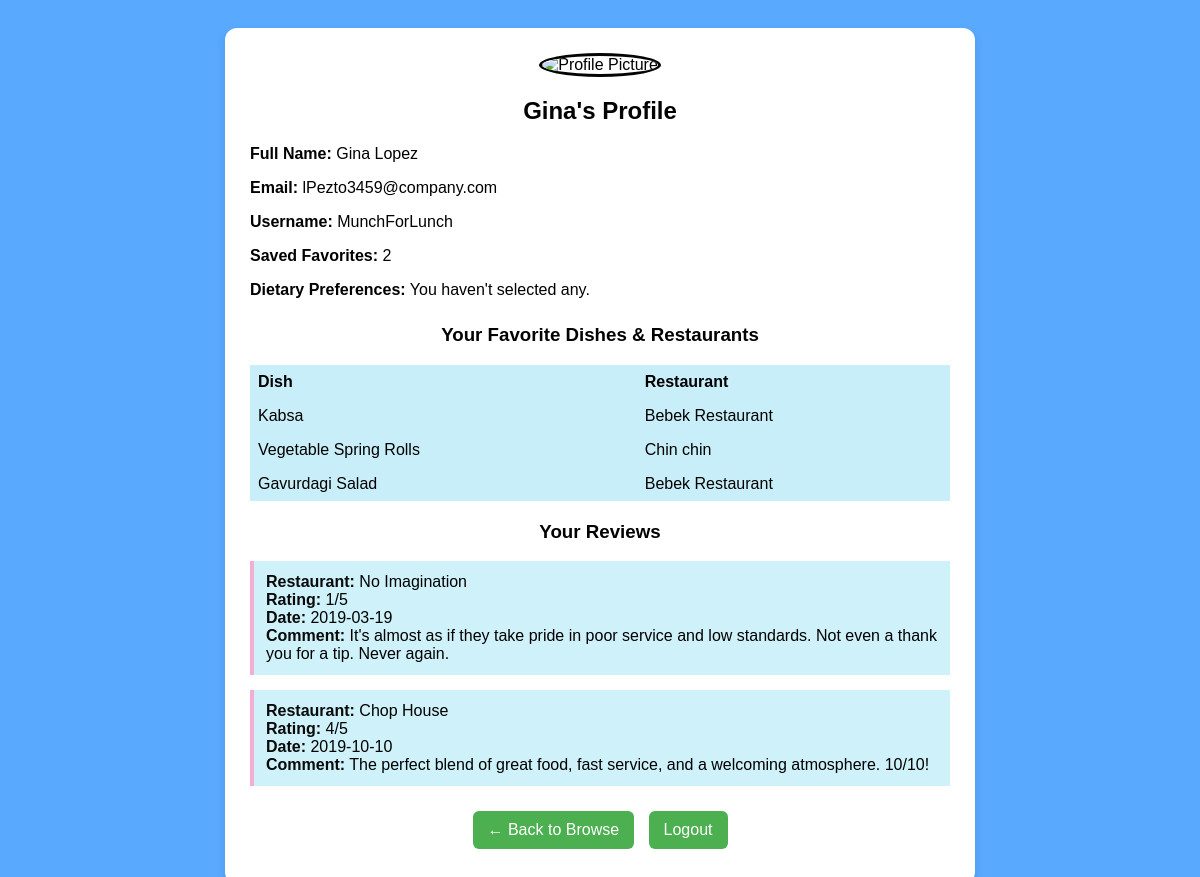
The page /usProfile.php (signed in) on the database its author committed.
### tables this page shows
CREATE TABLE `Users` (
  `userID` int(11) NOT NULL,
  `firstName` varchar(25) NOT NULL,
  `lastName` varchar(35) NOT NULL,
  `email` varchar(35) NOT NULL,
  `username` varchar(20) NOT NULL,
  `userPassword` varchar(255) NOT NULL
);

CREATE TABLE `Dish` (
  `dishID` int(11) NOT NULL,
  `restaurantID` int(11) DEFAULT NULL,
  `name` varchar(40) NOT NULL,
  `price` float DEFAULT NULL,
  `description` varchar(85) DEFAULT NULL,
  `isAvailable` tinyint(1) DEFAULT 0,
  `DietID` int(11) DEFAULT NULL
);

CREATE TABLE `Restaurant` (
  `restaurantID` int(11) NOT NULL,
  `name` varchar(100) NOT NULL,
  `location` varchar(100) DEFAULT NULL,
  `operationStatus` varchar(40) DEFAULT NULL
);

CREATE TABLE `Reviews` (
  `reviewID` int(11) NOT NULL,
  `userID` int(11) DEFAULT NULL,
  `restaurantID` int(11) DEFAULT NULL,
  `rating` int(1) NOT NULL,
  `commentLeft` varchar(1000) NOT NULL,
  `datePosted` date NOT NULL
);

### public/usProfile.php (the view, shortened to what this page needs)
<?php
include '../includes/dbConn.php';
$userID = $_SESSION['userID'];
$stmt = $conn->prepare("SELECT firstName, lastName, email, username FROM `Users` WHERE userID = ?");
$stmt->bind_param("i", $userID);
$stmt->execute();
$result = $stmt->get_result();
$user = $result->fetch_assoc();
$firstName = $user['firstName'];
$lastName = $user['lastName'];
$email = $user['email'];
$username = $user['username'];
$favSql = "SELECT COUNT(*) FROM FavouriteRestaurant WHERE userID = ?";
$favStmt = $conn->prepare($favSql);
$favStmt->bind_param("i", $userID);
$favStmt->execute();
$favStmt->bind_result($favoriteCount);
$reviewSql = "
    SELECT r.commentLeft, r.rating, r.datePosted, res.name AS restaurantName
    FROM Reviews r
    JOIN Restaurant res ON r.restaurantID = res.restaurantID
    WHERE r.userID = ?";
$reviewStmt = $conn->prepare($reviewSql);
$reviewStmt->bind_param("i", $userID);
$reviewStmt->execute();
$reviewResult = $reviewStmt->get_result();
$dietSql = "
    SELECT d.name, d.description
    FROM FavouriteDiet fd
    JOIN DietaryPreference d ON fd.dietID = d.dietID
    WHERE fd.userID = ?";
$dietStmt = $conn->prepare($dietSql);
$dietStmt->bind_param("i", $userID);
$dietStmt->execute();
$dietResult = $dietStmt->get_result();
$favCombinedSql = "
    SELECT d.name AS dishName, r.name AS restaurantName
    FROM FavouriteDish fd
    JOIN Dish d ON fd.dishID = d.dishID
    JOIN Restaurant r ON d.restaurantID = r.restaurantID
    WHERE fd.userID = ?";
$favCombinedStmt = $conn->prepare($favCombinedSql);
$favCombinedStmt->bind_param("i", $userID);
$favCombinedStmt->execute();
$favCombinedResult = $favCombinedStmt->get_result();
?>
<!DOCTYPE html>
<html lang="en">
<head>
</head>
<body>
    <div class="container">
        <div class="profile-pic">
            <img src="https://cdn-icons-png.flaticon.com/512/149/149071.png" alt="Profile Picture">
        </div>
        <h2><?php echo htmlspecialchars($firstName); ?>'s Profile</h2>
        <div class="info">
            <p><strong>Full Name:</strong> <?php echo htmlspecialchars($firstName . " " . $lastName); ?></p>
            <p><strong>Email:</strong> <?php echo htmlspecialchars($email); ?></p>
            <p><strong>Username:</strong> <?php echo htmlspecialchars($username); ?></p>
            <p><strong>Saved Favorites:</strong> <?php echo $favoriteCount; ?></p>
            <?php if ($dietResult->num_rows > 0): ?>
                <p><strong>Dietary Preferences:</strong></p>
                <ul>
                    <?php while ($diet = $dietResult->fetch_assoc()): ?>
                       <li>
                          <strong><?php echo htmlspecialchars($diet['name']); ?></strong>
                          <?php if ($diet['description']): ?>
                            - <?php echo htmlspecialchars($diet['description']); ?>
                          <?php endif; ?>
                       </li>
                    <?php endwhile; ?>
                </ul>
            <?php else: ?>
                <p><strong>Dietary Preferences:</strong> You haven't selected any.</p>
            <?php endif; ?>
        </div>
        <div class="reviews">
            <h3>Your Favorite Dishes & Restaurants</h3>
            <?php if ($favCombinedResult->num_rows > 0): ?>
                <table>
                    <tr>
                        <th>Dish</th>
                        <th>Restaurant</th>
                    </tr>
                    <?php while ($row = $favCombinedResult->fetch_assoc()): ?>
                    <tr>
                        <td><?php echo htmlspecialchars($row['dishName']); ?></td>
                        <td><?php echo htmlspecialchars($row['restaurantName']); ?></td>
                    </tr>
                    <?php endwhile; ?>
                </table>
            <?php else: ?>
                <p>You haven't favorited any dishes yet.</p>
            <?php endif; ?>
            <h3>Your Reviews</h3>
            <?php
            if ($reviewResult->num_rows > 0) {
                while ($row = $reviewResult->fetch_assoc()) {
                    echo "<div class='review-box'>";
                    echo "<strong>Restaurant:</strong> " . htmlspecialchars($row['restaurantName']) . "<br>";
                    echo "<strong>Rating:</strong> " . htmlspecialchars($row['rating']) . "/5<br>";
                    echo "<strong>Date:</strong> " . htmlspecialchars($row['datePosted']) . "<br>";
                    echo "<strong>Comment:</strong> " . nl2br(htmlspecialchars($row['commentLeft']));
                    echo "</div>";
                }
            } else {
                echo "<p>You haven’t written any reviews yet.</p>";
            }
            ?>
        </div>
        <div style="text-align: center;">
            <a href="../public/browse.php" class="back-btn">← Back to Browse</a>
            <a href="../public/index.php" class="logout-btn">Logout</a>
        </div>
    </div>
</body>
</html>

### public/usProfile.php (style rules this page uses)
body { font-family: Arial, sans-serif; background-color: rgb(89, 169, 255); color:rgb(2, 1, 1); padding: 20px; }
.container { max-width: 700px; margin: auto; background: #fff; padding: 25px; border-radius: 12px; box-shadow: 0 4px 10px rgba(0,0,0,0.1); }
.profile-pic { text-align: center; }
.profile-pic img { width: 100px; height: 100px; border-radius: 50%; border: 3px solid rgb(4, 4, 4); }
h2, h3 { text-align: center; color:rgb(2, 2, 2); }
.info p { font-size: 16px; }
.back-btn, .logout-btn { display: inline-block; margin: 10px 5px; padding: 10px 15px; background-color: rgb(76, 175, 80); color: white; text-decoration: none; border-radius: 6px; }
.reviews { margin-top: 25px; }
.review-box { background-color: rgb(206, 241, 250); padding: 12px; margin-bottom: 15px; border-left: 4px solid rgb(245, 174, 209); }
.review-box strong { color:rgb(10, 10, 10); font-weight: bold }
table { width: 100%; border-collapse: collapse; background-color: rgb(200, 239, 249); margin-bottom: 20px; }
th, td { padding: 8px; border: 1px solidrgb(0, 0, 0); text-align: left; }

### rows shown on the page
users: firstName "Gina", firstName+lastName "Gina Lopez", email "lPezto3459@company.com", username "MunchForLunch"
dish: name "Kabsa", restaurantID.name "Bebek Restaurant"
dish: name "Vegetable Spring Rolls", restaurantID.name "Chin chin"
dish: name "Gavurdagi Salad", restaurantID.name "Bebek Restaurant"
reviews: restaurantID.name "No Imagination", rating "1", datePosted "2019-03-19", commentLeft "It's almost as if they take pride in poor service and low standards. Not even a thank you for a tip. Never again."
reviews: restaurantID.name "Chop House", rating "4", datePosted "2019-10-10", commentLeft "The perfect blend of great food, fast service, and a welcoming atmosphere. 10/10!"

### other values the page prints
$favoriteCount "2"
